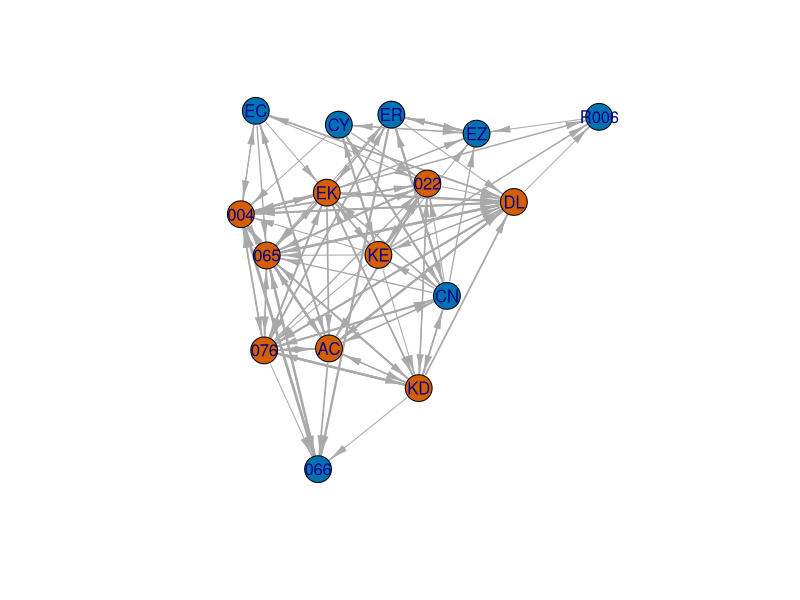
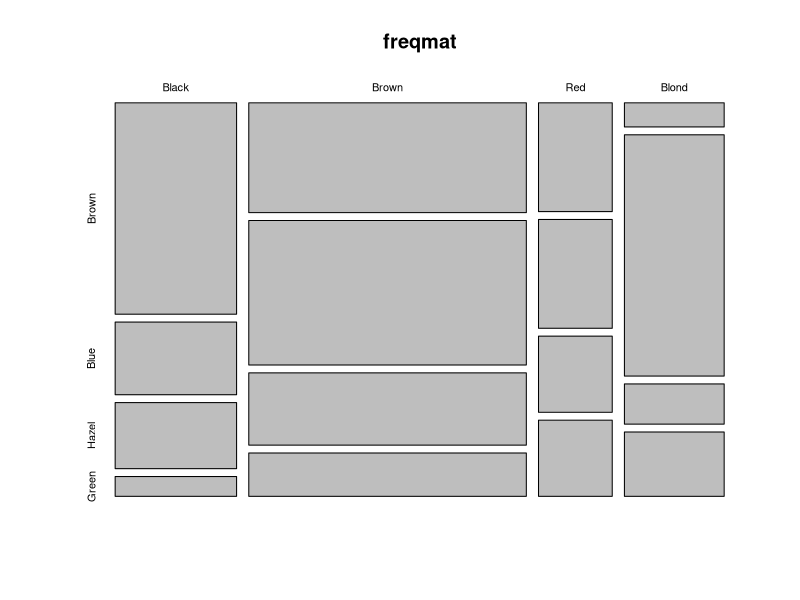
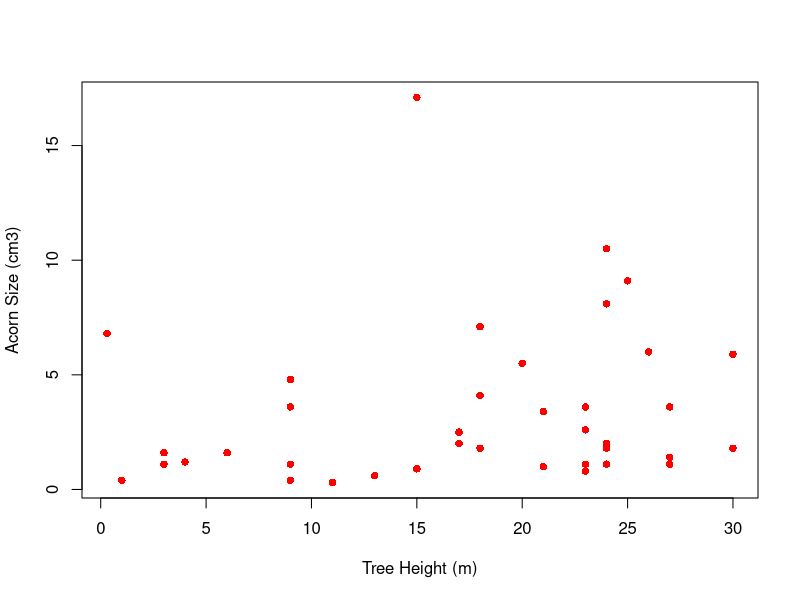
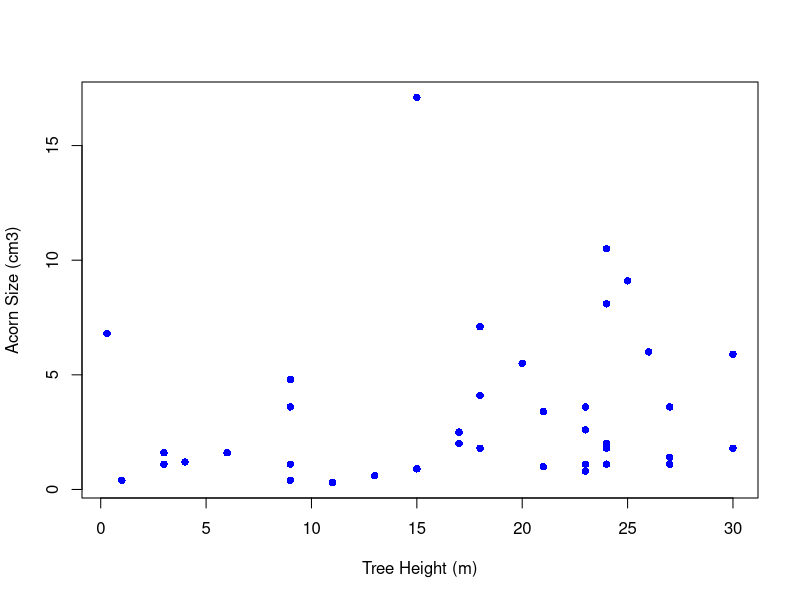
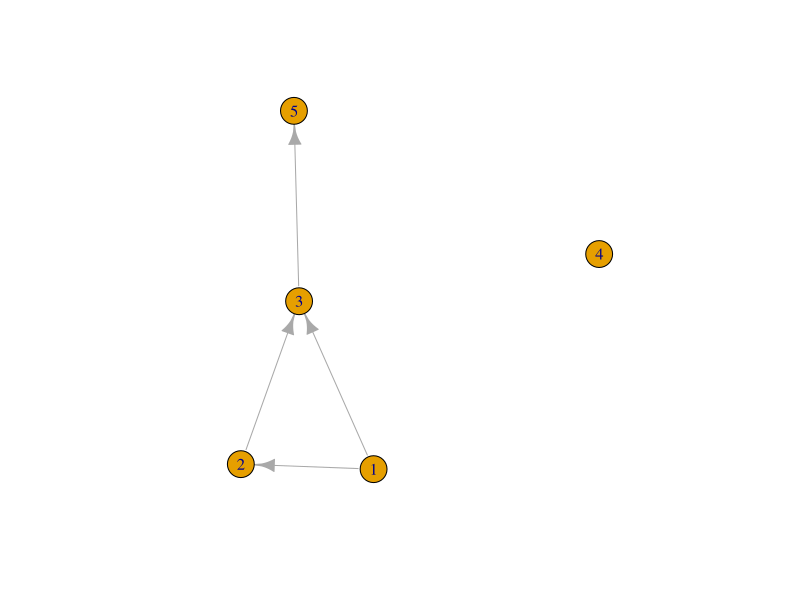

The R script that drew these images, in order:
## ---- chunk 1
#| fig-cap: "Rhesus monkey grooming network (Slade 1972)."
#| warning: false
#| message: false

require(igraph)
rhesus <- read.table("./data/sade1.txt", skip=1, header=FALSE)
rhesus <- as.matrix(rhesus)
nms <- c("066", "R006", "CN", "ER", "CY", "EC", "EZ", "004", "065", "022", "076", 
         "AC", "EK", "DL", "KD", "KE")
sex <- c(rep("M",7), rep("F",9))
dimnames(rhesus)[[1]] <- nms
dimnames(rhesus)[[2]] <- nms
grhesus <- graph_from_adjacency_matrix(rhesus, weighted=TRUE)
V(grhesus)$sex <- sex

rhesus.layout <- layout.kamada.kawai(grhesus)
plot(grhesus, 
     edge.width=log10(E(grhesus)$weight)+1, 
     edge.arrow.width=0.5,
     vertex.label=V(grhesus)$name,
     vertex.label.family="Helvetica",
     vertex.color=as.numeric(V(grhesus)$sex=="F")+5, 
     layout=rhesus.layout)
## ---- chunk 2
# a comment
x <- c(1,2,3)
(y <- c(1,2,3))
## ---- chunk 3
# addition
2+2
# multiplication
2*3
a <- 2
b <- 3
a*b
# division
2/3
b/a
1/b/a
# note order of operations!
1/(b/a)
# parentheses can override order of operations
# an exponential
exp(-2)
# why we age
r <- 0.02
exp(-r*45)
# something more tricky
exp(log(2))
# generate 20 normally distributed random numbers
rnorm(20)
## ---- chunk 4
# it looks like an integer, but don't be fooled!
a <- 2
is.numeric(a)
is.integer(a)
is.double(a)
## ---- chunk 5
a <- 2L
is.integer(a)
## ---- chunk 6
(countries <- c("Uganda", "Tanzania", "Kenya", "Rwanda"))
as.character(1:5)
## ---- chunk 7
countries <- factor(c("Uganda", "Tanzania", "Kenya", "Rwanda"))
countries
# a trick to get some insight into how factors are handled by R
unclass(countries)
countries1 <- c("Uganda", "Tanzania", "Kenya", "Rwanda")
countries1 == unclass(countries1)
countries == unclass(countries)
## ---- chunk 8
t.or.f <- c(T,F,F,T,T)
is.logical(t.or.f)
aaa <- c(1,2,3,4,5)
# subset
aaa[t.or.f]
## ---- chunk 9
child1 <- list(name="mary", child.age=6,
status="foster",mother.alive=F, father.alive=T, parents.ages=c(24,35))
str(child1)
## ---- chunk 10
countries <- factor(c("Uganda", "Tanzania", "Kenya", "Rwanda"))
as.character(countries)
as.numeric(countries)
# werk it backwards
countries1 <- c("Uganda", "Tanzania", "Kenya", "Rwanda")
as.factor(countries1)
# sometimes you want your numbers to actually be strings (e.g., when you make labels or column names)
as.character(1:5)
# there actually is an integer class; it just doesn't get used much at all
a <- 2
is.integer(a)
is.integer(as.integer(a))
## ---- chunk 11
( manual <- c(1,3,5,7,9))
( count <- 1:20 )
( ages <- seq(0,85,by=5) )
( ones <- rep(1,10) )
( fourages <- rep(c(1,2),c(5,10)) )
( equalspace <- seq(1,5, length=20) )
## ---- chunk 12
rep(2,10)
rep(c(1,2),10)
rep(c(1,2), c(5,10))
rep("R roolz!", 3)
## ---- chunk 13
# age distribution of Gombe chimps in 1980 and 1986
cx1980 <- c(7, 13, 8, 13, 5, 35, 9)
cx1988 <- c(9, 11, 15, 8, 9, 38, 0)
( C <- cbind(cx1980, cx1988) )
# another way
C <- c(cx1980, cx1988)
(  C <- matrix(C, nrow=7, ncol=2) )
## ---- chunk 14
# age distribution at Tai; Boesch uses fewer age classes
cxboesch <- c(18,10,15,30)
( C <- cbind(C,cxboesch) )
## ---- chunk 15
( X <- matrix(1,nr=3,nc=3) )
## ---- chunk 16
# cross-classified data on hair/eye color 
freq <- c(32,11,10,3,  38,50,25,15,  10,10,7,7,  3,30,5,8)
hair <- c("Black", "Brown", "Red", "Blond")
eyes <- c("Brown", "Blue", "Hazel", "Green")
freqmat <- matrix(freq, nr=4, nc=4, byrow=TRUE)
dimnames(freqmat)[[1]] <- hair
dimnames(freqmat)[[2]] <- eyes
freqmat
# might as well do something with it
mosaicplot(freqmat)
## ---- chunk 17
# five columns of data
satu <- c(1,2,3,4,5)
dua <- c("a","b","c","d","e")
tiga <- sample(c(TRUE,FALSE),5,replace=TRUE)
empat <- LETTERS[7:11]
lima <- rnorm(5)
# construct a data frame
(collection <- data.frame(satu,dua,tiga,empat,lima))
# extract the third variable
collection$tiga
## ---- chunk 18
getwd()
#setwd("/Users/jhj1/Projects/git/AABA2023_Workshop/Markdown")
## can't actually change it because it screws up the rendering!
## ---- chunk 19
# read a space-delimitted file (a sociomatrix of kids 17 kids aggressive acts toward each other)
(kids <- read.table("./data/strayer_strayer1976-fig2.txt", header=FALSE))
## ---- chunk 20
quercus <- read.delim("./data/quercus.txt", skip=24, sep="\t", header=TRUE)
head(quercus)
## ---- chunk 21
objects()
rm(aaa)
rm(list=ls())
objects()
## ---- chunk 22
## load it again because we cleared all objects!
quercus <- read.delim("./data/quercus.txt", skip=24, sep="\t", header=TRUE)
plot(quercus$tree.height, quercus$acorn.size, pch=16, col="red", xlab="Tree Height (m)", ylab="Acorn Size (cm3)")
## ---- chunk 23
with(quercus, plot(tree.height, acorn.size, pch=16, col="blue", xlab="Tree Height (m)", ylab="Acorn Size (cm3)"))
## ---- chunk 24
myvec <- c(1,2,3,4,5,6,66,77,7,8,9,10)
myvec[1]
myvec[1:5]
myvec[-1]
myvec[-(1:5)]
# try without the parentheses
#myvec[-1:5]
myvec[c(2,5,1,11)]
## ---- chunk 25
dim(quercus)
size <- quercus$acorn.size
size[1:3] #first 3 elements
size[17]  #only element 17
size[-39] #all but the last element
size[c(3,6,9)] # elements 3,6,9
size[quercus$Region=="California"] # use a logical test to subset
quercus[3,4] # access an element of an array or data frame by X[row,col]
quercus[,"tree.height"]
## ---- chunk 26
myvec <- c(1,2,3,4,5,6,66,77,7,8,9,10)
myvec <- myvec[myvec<=10]
myvec
x <- 1:7
# elements that are greater than 2 but less than 6
(x>2) & (x<6)
## ---- chunk 27
is.even <- rep(c(FALSE, TRUE),5)
(evens <- myvec[is.even])
## ---- chunk 28
aaa <- c(1,2,3,NA,4,5,6,NA,NA,7,8,9,NA,10)
aaa <- aaa[!is.na(aaa)]
aaa
## ---- chunk 29
aaa <- c(1,2,3,NA,4,5,6,NA,NA,7,8,9,NA,10)
is.na(aaa)
!is.na(aaa)
## ---- chunk 30
# generate 100 Poisson random numbers with mean/variance=5
aaa <- rpois(100,5)
table(aaa)
## ---- chunk 31
donner <- read.table("./data/donner.dat", header=TRUE, skip=2)
# survival=0 == died; male=0 == female
with(donner, table(male,survival))
# table along 3 dimensions
with(donner, table(male,survival,age))
cage <- rep(0,length(donner$age))
# simplify by defining 2 age classes: over/under 25
cage[donner$age<=25] <- 1
cage[donner$age>25] <- 2
donner <- data.frame(donner,cage=cage)
with(donner, table(male,survival,cage))
## ---- chunk 32
aaa <- rpois(100,5)
sort(aaa)
# decreasing order
sort(aaa,decreasing=TRUE)
## ---- chunk 33
# five columns of data again
satu <- c(1,2,3,4,5)
dua <- c("a","b","c","d","e")
tiga <- sample(c(TRUE,FALSE),5,replace=TRUE)
empat <- LETTERS[7:11]
lima <- rnorm(5)
# construct a data frame
(collection <- data.frame(satu,dua,tiga,empat,lima))
o <- order(collection$lima)
collection[o,]
## ---- chunk 34
## load it again because we cleared all objects!
kids <- read.table("./data/strayer_strayer1976-fig2.txt", header=FALSE)
kid.names <- c("Ro","Ss","Br","If","Td","Sd","Pe","Ir","Cs","Ka",
                "Ch","Ty","Gl","Sa", "Me","Ju","Sh")
colnames(kids) <- kid.names
rownames(kids) <- kid.names
kids
## ---- chunk 35
# cross-tabulation of sex partners by race/ethnicity from NHSLS
sextable <- read.csv("./data/nhsls_sextable.txt", header=FALSE)
dimnames(sextable)[[1]] <- c("white","black","hispanic","asian","other")
dimnames(sextable)[[2]] <- c("white","black","hispanic","asian","other")
# take a peek at it
sextable
# calculate marginals
(row.sums <- apply(sextable,1,sum))
(col.sums <- apply(sextable,2,sum))
# using sapply() gives similar output
sapply(sextable,sum)
# create a list -- each element of the list has a different length
aaa <- list(alpha = 1:10, beta = rnorm(50), x = sample(1:100, 100, replace=TRUE))
lapply(aaa,mean)
# more compact as a vector
sapply(aaa,mean)
# compare the output of sapply() to lapply()
lapply(sextable,sum)
## ---- chunk 36
(coin <- sample(c("heads","tails"),1))
if(coin=="tails") b <- 1 else b <- 0
b
## ---- chunk 37
x <- 4:-2
# sqrt(x) produces warnings, but using ifelse to check works without producing warings
sqrt(ifelse(x >= 0, x, NA))
## ---- chunk 38
x <- 1:5
for(i in 1:5) print(x[i])
## ---- chunk 39
library(igraph)
#| warning: false
#| message: false
# might as well do something with it
# a small graph
g <- make_graph( c(1,2, 1,3, 2,3, 3,5), n=5 )
plot(g)
